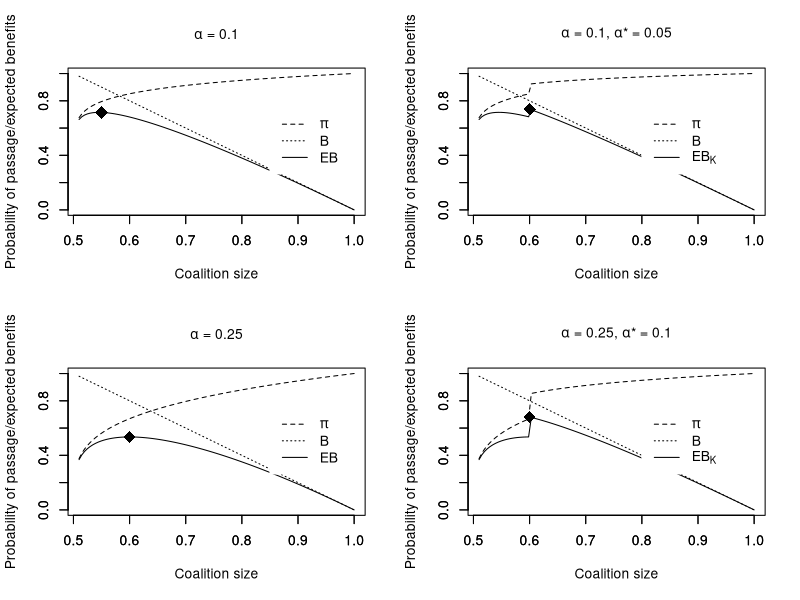
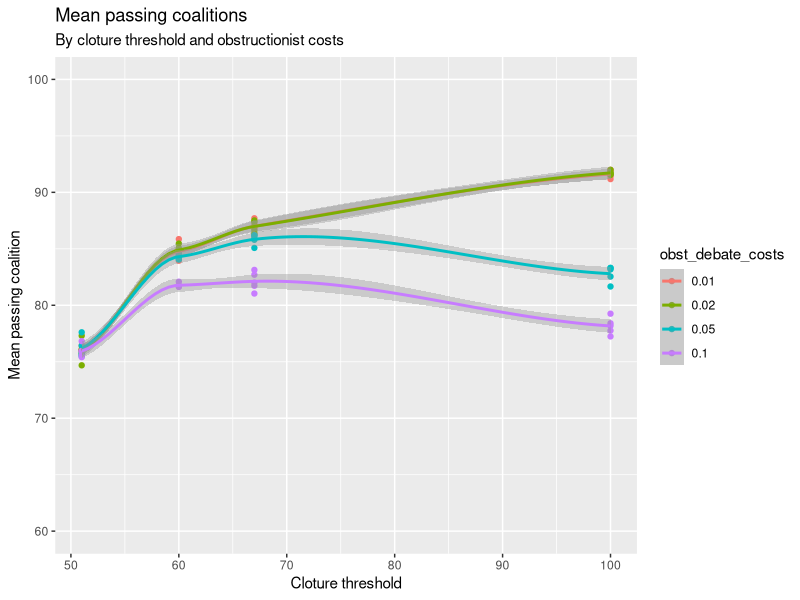
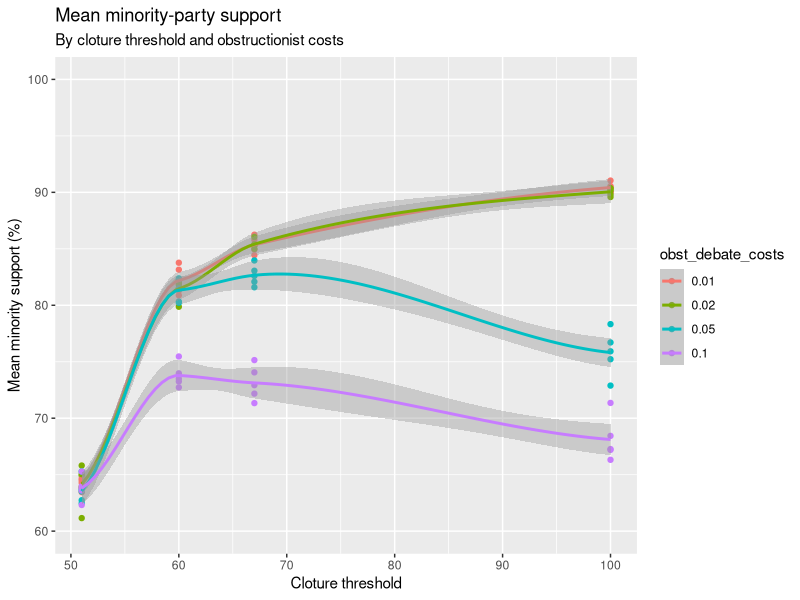

These figures' R source, in order:
## ---- chunk 1
#| message: false

## packages used
library(dplyr)
library(ggplot2)
library(knitr)
library(readr)
library(rlang)
library(tidyr)
## ---- chunk 2
prob_pass <- function(x, alpha) ((x - 0.5) / 0.5) ^ alpha
benefits <- function(x) (1 - x) / 0.5
eb_pass <- function(x, alpha) prob_pass(x, alpha) * benefits(x)

## plotting helpers
# linetypes legend
plot_legend <- function(x, y, linetypes, cex = 1) {
  legend(
    x = x, y = y, 
    legend = c(expr(pi), "B", 
               # EB or EB_K
               expr(!!parse_expr(gsub("_K", "[K]", names(linetypes)[3])))),
    lty = c(linetypes$pi, linetypes$B, linetypes$EB),
    box.col = "white",
    cex = cex
  )
}

# plot frame (empty plot)
plot_frame <- function(main, label_cex = 1) {
  plot(NULL, xlim = c(0.51, 1), ylim = c(0,1),
       xlab = "Coalition size", 
       ylab = "Probability of passage/expected benefits",
       main = main,
       # control size of labels
       cex.axis = label_cex,
       cex.lab = label_cex,
       cex.main = label_cex)
  
  # control size of axis tick labels
  axis(1, cex.axis = label_cex)
  axis(2, cex.axis = label_cex)
}

# plot curves
plot_curves <- function(pi_fn, b_fn, eb_fn, linetypes, ...) {
  curve(lapply(x, \(x) pi_fn(x, ...)), 
        add = T, lty = linetypes$pi)
  curve(b_fn,
        add = T, lty = linetypes$B)
  curve(lapply(x, \(x) eb_fn(x, ...)),
        add = T, lty = linetypes$EB)
}

# plot max EB
plot_max_eb <- function(eb_fn, label_cex = 1, ...) {
  max_eb <- which.max(vapply(X = seq(0.51, 1, 0.01), 
                             FUN = \(x) eb_fn(x, ...),
                             FUN.VALUE = numeric(1))) * 0.01 + 0.5
  points(max_eb, eb_fn(max_eb, ...), 
         # diamond shape
         pch = 18, 
         cex = 2 * label_cex)
}
## ---- chunk 3
prob_pass_k <- function(x, alpha, alpha_star, k) {
  ifelse(x < k,
         prob_pass(x, alpha),
         prob_pass(x, alpha_star))
}

eb_pass_k <- function(x, alpha, alpha_star, k) {
  prob_pass_k(x, alpha, alpha_star, k) * benefits(x)
}
## ---- chunk 4
plot_eb <- function(alpha,
                    leg_x = 0.85, leg_y = 0.75, 
                    pdf_cex = 0.7, html_cex = 1,
                    pdf_label_cex = 0.8, html_label_cex = 1) {
  linetypes <- list(pi = "dashed",
                    B = "dotted",
                    EB = "solid")
  
  label_cex <- ifelse(knitr::is_latex_output(),
                      pdf_label_cex,
                      html_label_cex)
  legend_cex <- ifelse(knitr::is_latex_output(),
                       pdf_cex,
                       html_cex)
  
  # plot frame
  plot_frame(main = expr(paste(alpha, " = ", !!alpha)),
             label_cex = label_cex)
  # plot curves (pi, B, EB)
  plot_curves(pi_fn = prob_pass, b_fn = benefits, eb_fn = eb_pass, 
              linetypes = linetypes, alpha = alpha)
  # plot linetype legend
  plot_legend(x = leg_x, y = leg_y, linetypes = linetypes,
              # control legend size depending on output format
              cex = legend_cex)
  # plot max EB
  plot_max_eb(eb_pass, alpha = alpha, label_cex = label_cex)
}

plot_eb_k <- function(alpha, alpha_star, k,
                      leg_x = 0.8, leg_y = 0.75, 
                      pdf_cex = 0.7, html_cex = 1,
                      pdf_label_cex = 0.8, html_label_cex = 1) {
  linetypes <- list(pi = "dashed",
                    B = "dotted",
                    EB_K = "solid")
  
  label_cex <- ifelse(knitr::is_latex_output(),
                      pdf_label_cex,
                      html_label_cex)
  legend_cex <- ifelse(knitr::is_latex_output(),
                       pdf_cex,
                       html_cex)
  
  # plot frame
  plot_frame(main = expr(paste(alpha, " = ", !!alpha, ", ",
                               alpha, "*", " = ", !!alpha_star)),
             label_cex = label_cex)
  # plot curves (pi, B, EB_K)
  plot_curves(pi_fn = prob_pass_k, b_fn = benefits, eb_fn = eb_pass_k, 
              linetypes = linetypes, alpha = alpha, 
              k = k, alpha_star = alpha_star)
  # plot linetype legend
  plot_legend(x = leg_x, y = leg_y, linetypes = linetypes,
              # control legend size depending on output format
              cex = legend_cex)
  # plot max EB
  plot_max_eb(eb_pass_k, 
              alpha = alpha, alpha_star = alpha_star, k = k,
              label_cex = label_cex)
}
## ---- chunk 5
#| label: fig-ws-comp
#| fig-cap: "Proponents' expected benefits without (left) and with (right) a cloture rule"
#| fig-asp: 1.1

par(mfrow = c(2,2))

plot_eb(0.1)
plot_eb_k(alpha = 0.1, alpha_star = 0.05, k = 0.60)
plot_eb(alpha = 0.25)
plot_eb_k(alpha = 0.25, alpha_star = 0.1, k = 0.60)
## ---- chunk 6
#| message: false

bspace_table <- read_csv("data/BehaviorSpace-table.csv",
                         show_col_types = FALSE,
                         name_repair = \(.x) gsub("\\.", "_", make.names(.x))) |> 
  rename(run_number = X_run_number_,
         step = X_step_)
## ---- chunk 7
bspace_data <- bspace_table |> 
  select(cloture_threshold, obst_debate_costs, 
         mean_passing_coalitions, mean_minority_supports)

bspace_params <- bspace_table |> 
  group_by(alpha, alpha_above_cloture, obsts_to_block_vote,
           dwnom1_emphasis, position_taking_benefits,
           majority_floor_time_costs, minority_floor_time_costs,
           prop_debate_costs) |> 
  group_keys() |> 
  pivot_longer(cols = everything())
## ---- chunk 8
bspace_params |> knitr::kable()
## ---- chunk 9
#| label: fig-passing-coalitions
#| fig-cap: "Results of BehaviorSpace experiment: Passing coalitions"
#| warning: false

ggplot(bspace_data, aes(x = cloture_threshold, y = mean_passing_coalitions, 
                        color = as.factor(obst_debate_costs))) + 
  geom_point() +
  geom_smooth() +
  scale_y_continuous(limits = c(60, 100)) +
  labs(x = "Cloture threshold",
       y = "Mean passing coalition",
       color = "obst_debate_costs",
       title = "Mean passing coalitions",
       subtitle = "By cloture threshold and obstructionist costs")
## ---- chunk 10
#| label: fig-minority-support
#| fig-cap: "Results of BehaviorSpace experiment: Minority-party support"
#| warning: false

ggplot(bspace_data, aes(x = cloture_threshold, y = mean_minority_supports, 
                        color = as.factor(obst_debate_costs))) + 
  geom_point() +
  geom_smooth() +
  scale_y_continuous(limits = c(60, 100)) +
  labs(x = "Cloture threshold",
       y = "Mean minority support (%)",
       color = "obst_debate_costs",
       title = "Mean minority-party support",
       subtitle = "By cloture threshold and obstructionist costs")
